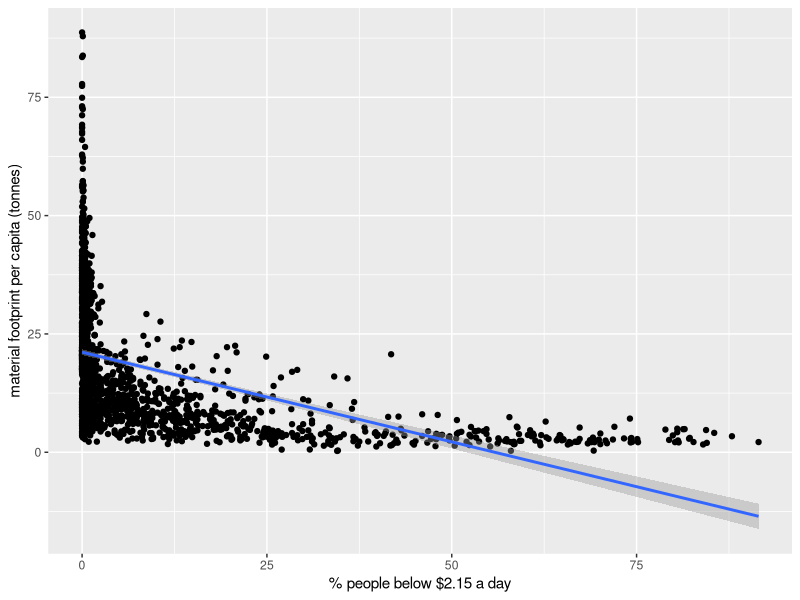
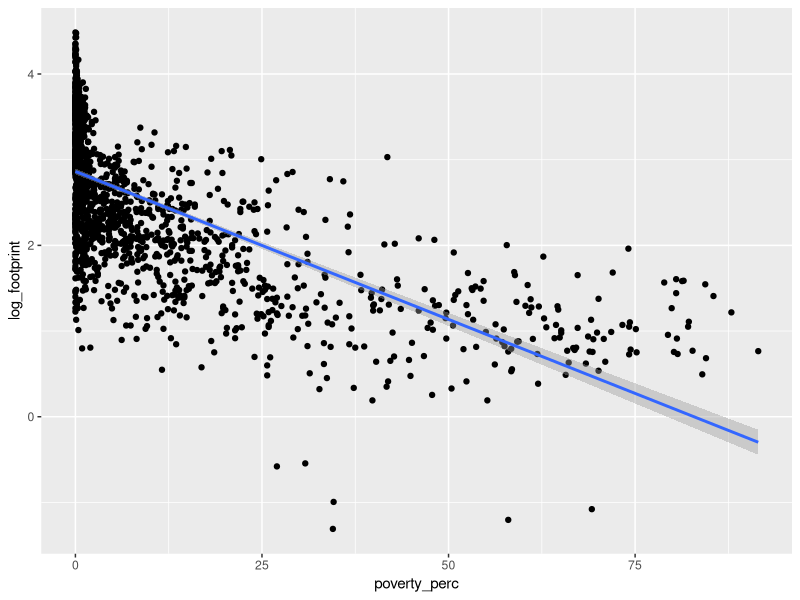
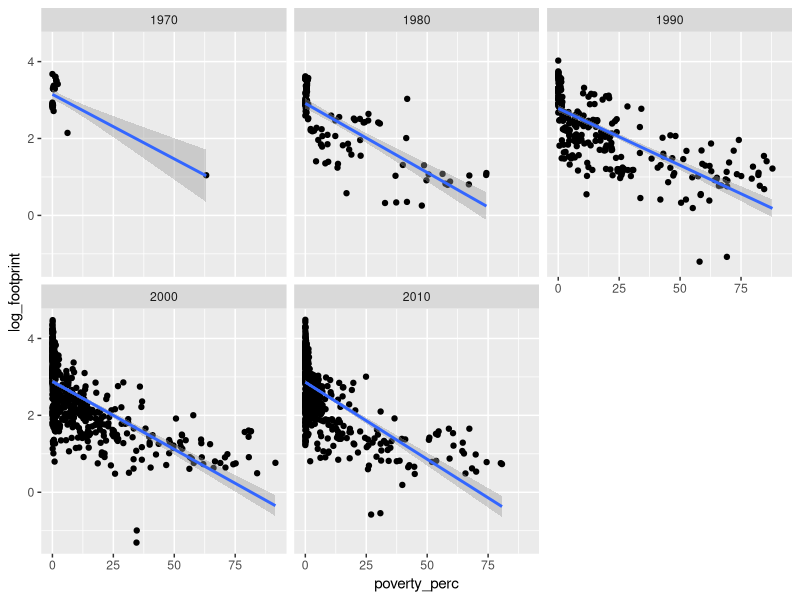

These figures' R source, in order:
## ---- chunk 1
library(tidyverse)
poverty_data<-read_csv("extreme_poverty_percent_people_below_215_a_day.csv")

footprint_date<-read.csv("matfootp_cap.csv")

## ---- chunk 2
poverty_data <- poverty_data |>
  select(country, "1970":"2019") |>
  pivot_longer(cols = "1970":"2019",
               names_to = "year",
               values_to = "% people below $2.15 a day")
## ---- chunk 3
footprint_date <- footprint_date |>
  rename_with(~ str_remove(., "^X")) |>
  pivot_longer(cols = "1970":"2019",
               names_to = "year",
               values_to = "material footprint per capita (tonnes)") |>
  full_join(poverty_data, join_by(country, year)) |>
  filter(!is.na(`% people below $2.15 a day`)) |>
  filter(!is.na(`material footprint per capita (tonnes)`)) |>
  mutate(`% people below $2.15 a day` =
           as.numeric(`% people below $2.15 a day`)) |>
  mutate(`material footprint per capita (tonnes)` =
           as.numeric(`material footprint per capita (tonnes)`)) |>
  mutate(year =
           as.numeric(year))
## ---- chunk 4
first_model <- footprint_date |>
  ggplot(aes(x = `% people below $2.15 a day`, 
             y = `material footprint per capita (tonnes)`)) +
  geom_point() +
  geom_smooth(method = "lm", formula = y ~ x)
first_model

lin_mod1 <-
  lm(`material footprint per capita (tonnes)` ~ `% people below $2.15 a day`, data = footprint_date)
summary(lin_mod1)
## ---- chunk 5
footprint_date_new <- footprint_date |>
  rename(footprint = `material footprint per capita (tonnes)`, 
         poverty_perc = `% people below $2.15 a day`) |>
  mutate(log_footprint = log(footprint))

  log_model <- footprint_date_new |>
  ggplot(aes(x = poverty_perc, 
             y = log_footprint)) +
  geom_point() +
  geom_smooth(method = "lm", formula = y ~ x)
log_model

lin_mod_log <-
  lm(log_footprint ~ poverty_perc, data = footprint_date_new)
summary(lin_mod_log)
## ---- chunk 6
plot_time <- footprint_date_new |>
  mutate(decade =  10 * floor(year/10)) |>
  ggplot(aes(x = poverty_perc, 
             y = log_footprint)) +
  geom_point() +
  geom_smooth(method = lm, formula = y ~ x) +
  facet_wrap(~ decade)
plot_time
